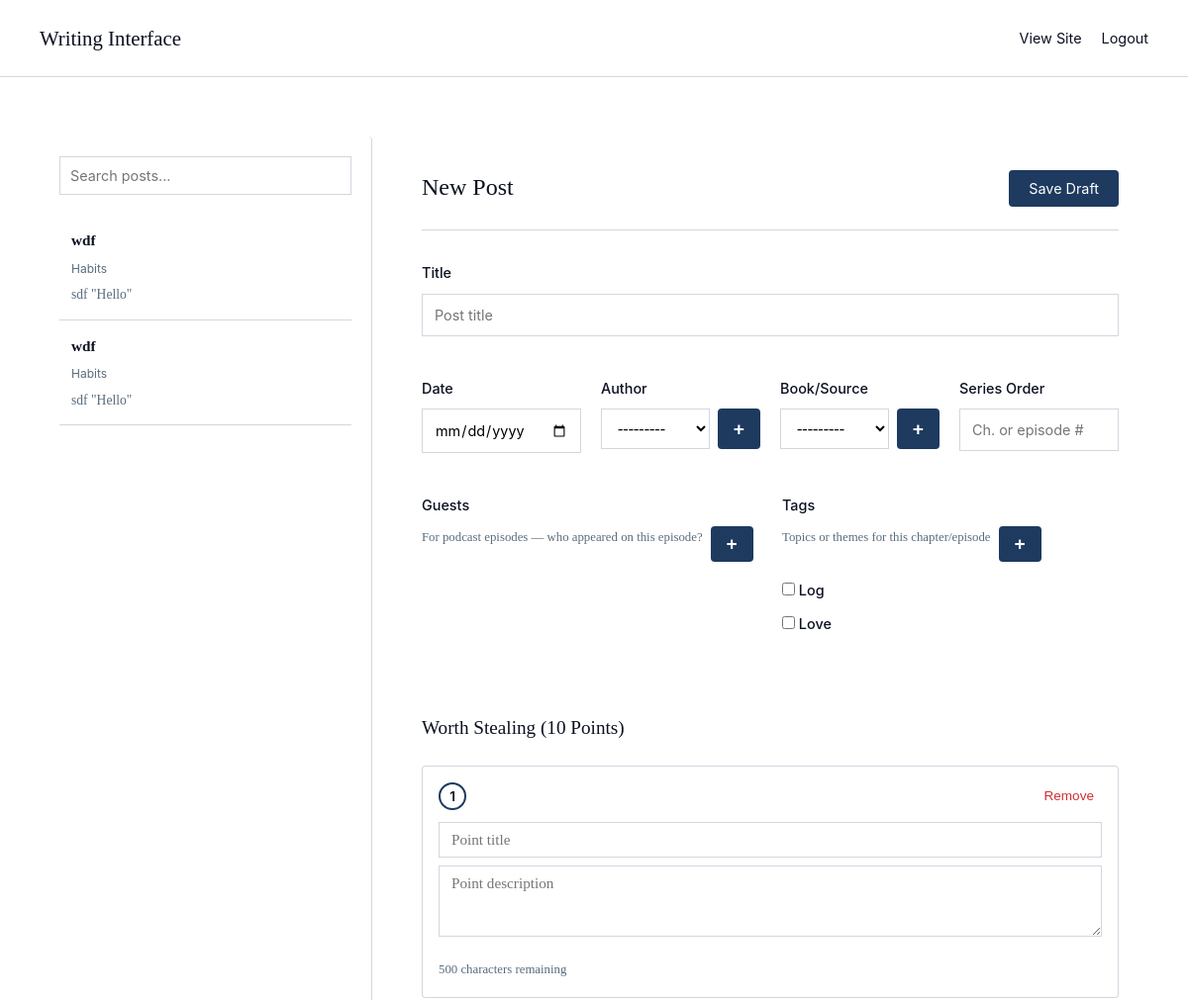
Before: /write/post/new/ (signed in, upper part) with the older database file.
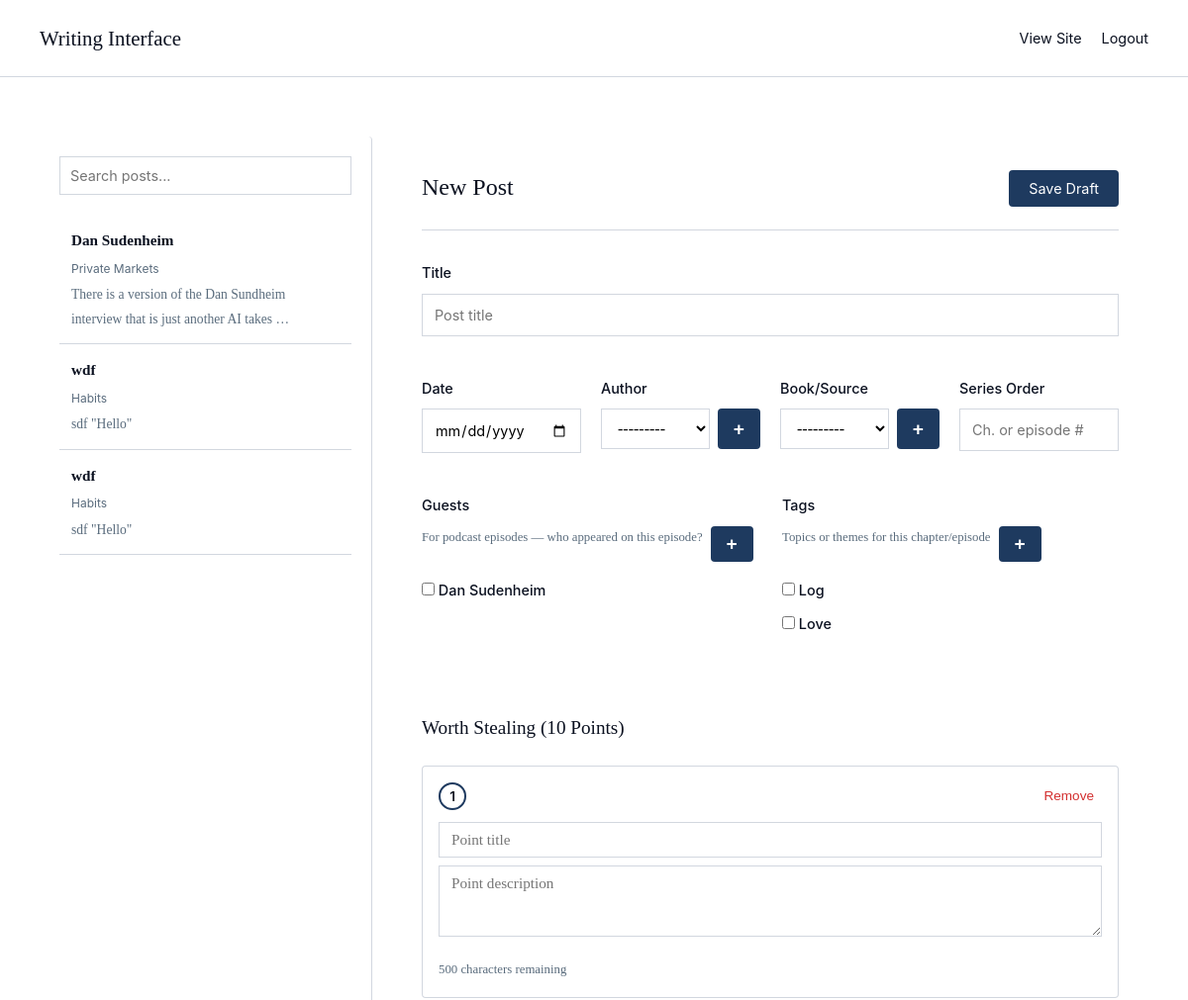
After: the same page with the newer database file.
### blog/models.py (models this page shows, shortened)
class Post(models.Model):
    title = models.CharField(max_length=300)
    slug = models.SlugField(unique=True, blank=True, max_length=300)
    author = models.ForeignKey(
        Author, on_delete=models.CASCADE, related_name='posts', null=True, blank=True
    )
    book = models.ForeignKey(Book, on_delete=models.CASCADE, related_name='posts')
    series_order = models.IntegerField(
        null=True,
        blank=True,
        help_text="Chapter or episode number within the book/podcast series.",
    )
    publish_date = models.DateField()
    points = models.JSONField(default=list)  # List of dicts: [{"title": "...", "text": "..."}]
    commentary = models.TextField()
    guests = models.ManyToManyField(Guest, related_name='posts', blank=True)
    tags = models.ManyToManyField(Tag, related_name='posts', blank=True)
    is_published = models.BooleanField(default=False)
    is_draft = models.BooleanField(default=True)
    created_at = models.DateTimeField(auto_now_add=True)
    updated_at = models.DateTimeField(auto_now=True)
    class Meta:
        ordering = ['-publish_date']

class Book(models.Model):
    SOURCE_TYPES = [
        ('book', 'Book'),
        ('podcast', 'Podcast'),
        ('essay', 'Essay'),
        ('other', 'Other')
    ]
    STATUS_CHOICES = [
        ('in_progress', 'In Progress'),
        ('up_next', 'Up Next'),
        ('complete', 'Complete'),
    ]
    title = models.CharField(max_length=300)
    slug = models.SlugField(unique=True, blank=True, max_length=300)
    author = models.ForeignKey(
        Author, on_delete=models.CASCADE, related_name='books', null=True, blank=True
    )
    description = models.TextField(blank=True)  # Italic description for series page
    source_type = models.CharField(max_length=50, choices=SOURCE_TYPES, default='book')
    is_series = models.BooleanField(default=False)  # Can have multiple posts
    status = models.CharField(max_length=20, choices=STATUS_CHOICES, default='in_progress')
    created_at = models.DateTimeField(auto_now_add=True)
    def __str__(self):
        return self.title
    class Meta:
        ordering = ['title']

### blog/views.py (the view)
# urls.py: path('write/post/new/', views.post_editor, {'post_id': None}, name='post_editor_new'),
@superuser_required
def post_editor(request, post_id=None):
    post = None
    if post_id is not None:
        post = get_object_or_404(Post, pk=post_id)
    all_posts = Post.objects.all().order_by('-publish_date')
    if request.method == 'POST':
        form = PostForm(request.POST, instance=post)
        if form.is_valid():
            post = form.save(commit=False)
            points_json = request.POST.get('points', '[]')
            try:
                points = json.loads(points_json)
                while len(points) < 10:
                    points.append({'title': '', 'text': ''})
                points = points[:10]  # Limit to 10
                post.points = points
            except json.JSONDecodeError:
                post.points = []
            post.save()
            form.save_m2m()  # Save many-to-many: guests, tags
            return redirect('write_dashboard')
    else:
        form = PostForm(instance=post)
        if post and post.points:
            points = post.points
        else:
            points = [{'title': '', 'text': ''} for _ in range(10)]
    context = {
        'form': form,
        'post': post,
        'all_posts': all_posts,
        'points': points,
        'authors': Author.objects.all().order_by('name'),
        'books': Book.objects.all().order_by('title'),
    }
    return render(request, 'blog/write/editor.html', context)

### blog/models.py (called while the page is built)
    def __str__(self):
        return self.name

    def __str__(self):
        return self.name

    def __str__(self):
        return self.name

### blog/views.py (called while the page is built)
def superuser_required(view_func):
    @wraps(view_func)
    def _wrapped_view(request, *args, **kwargs):
        if not request.user.is_authenticated:
            return redirect('write_login')
        if not request.user.is_superuser:
            return HttpResponseForbidden("Access denied. Only superusers can access this page.")
        return view_func(request, *args, **kwargs)
    return _wrapped_view

### blog/templates/blog/write/editor.html (shortened to what the changed rows need)
{% extends 'blog/write/base_write.html' %}
{% block content %}
<div class="editor-container">
    <div class="editor-layout">
        <aside class="editor-sidebar left">
            <div class="sidebar-posts" id="posts-list">
                {% for prev_post in all_posts %}
                <div class="sidebar-post-item" data-post-id="{{ prev_post.id }}" data-reference-url="{% url 'post_reference' prev_post.id %}">
                    <h4>{{ prev_post.title|default:"Untitled" }}</h4>
                    <p class="post-meta-small">{{ prev_post.book.title }}</p>
                    <p class="post-excerpt">{{ prev_post.commentary|truncatewords:15 }}</p>
                </div>
                {% endfor %}
            </div>
        </aside>
        <main class="editor-main">
            <div class="editor-header">
                <h2>{% if post %}Edit Post{% else %}New Post{% endif %}</h2>
            </div>
            <form method="post" id="post-form" class="post-form" {% if post %}action="{% url 'post_editor' post.id %}"{% endif %}>
                <div class="form-section">
                    <div class="form-row form-row-multi">
                        <div class="form-group">
                            <div id="guests-list" class="checkbox-multi-list">
                                {{ form.guests }}
                            </div>
                        </div>
                    </div>
                </div>
                <div class="form-section">
                    <div id="points-container">
                        {% for point in points %}
                        <div class="point-editor" data-point-index="{{ forloop.counter0 }}">
                            <div class="point-header">
                                <span class="point-number-badge">{{ forloop.counter }}</span>
                                <button type="button" class="btn-remove-point" onclick="removePoint({{ forloop.counter0 }})">Remove</button>
                            </div>
                            <input type="text"
                                   class="point-title-input"
                                   placeholder="Point title"
                                   value="{{ point.title }}"
                                   data-point-field="title">
                            <textarea class="point-text-input"
                                      placeholder="Point description"
                                      rows="3"
                                      data-point-field="text"
                                      maxlength="500">{{ point.text }}</textarea>
                            <div class="point-char-count" aria-live="polite"><span class="point-char-remaining">500</span> characters remaining</div>
                        </div>
                        {% endfor %}
                    </div>
                </div>
            </form>
        </main>
    </div>
</div>
{% endblock %}

Changed rows visible on the page:
added Post: title "Dan Sudenheim", book "Private Markets", commentary "There is a version of the Dan Sundheim interview that is just another AI takes …"
Other visible differences:
form field guests: (not shown) → "☐"
text now shown: "Dan Sudenheim"
